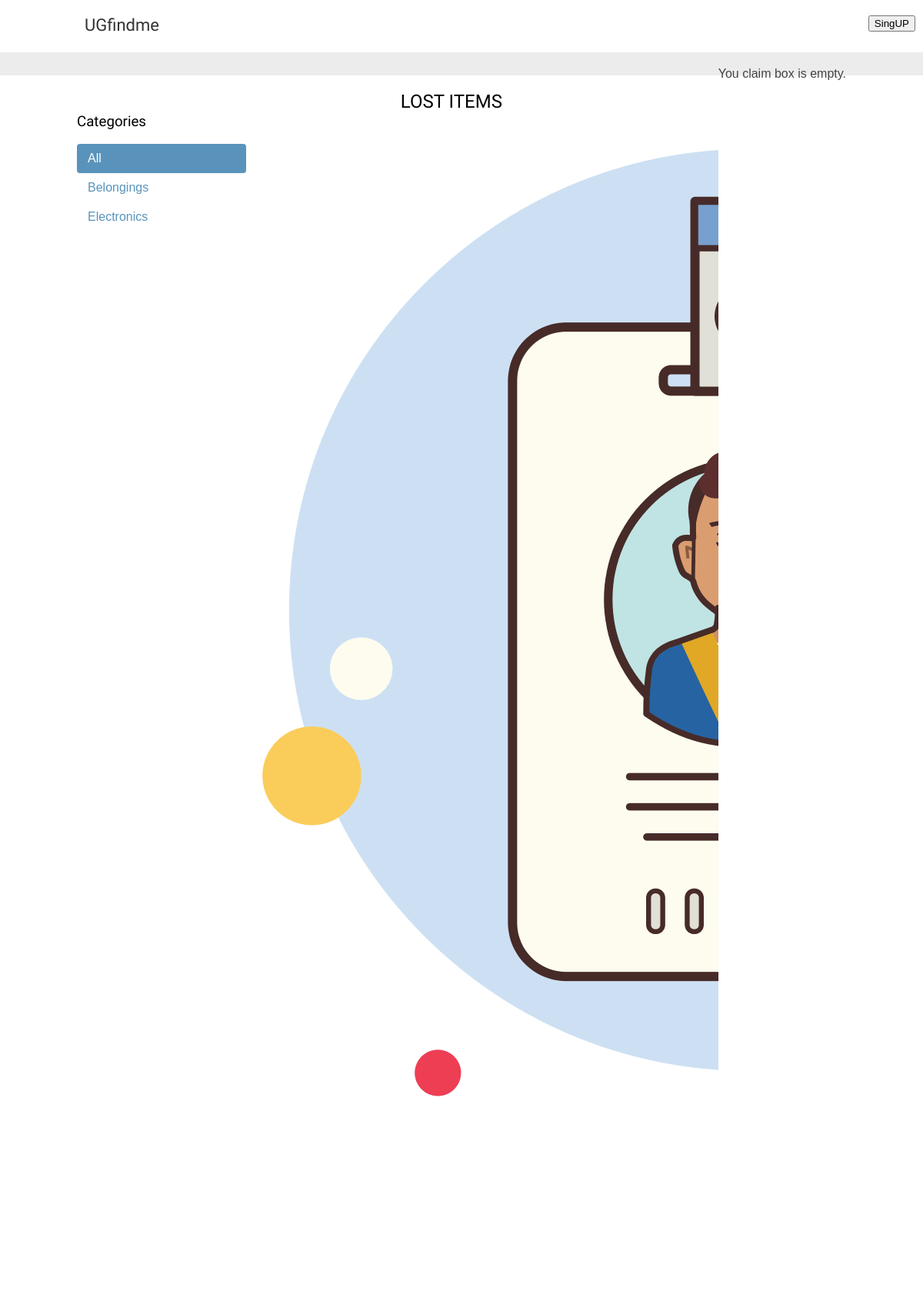
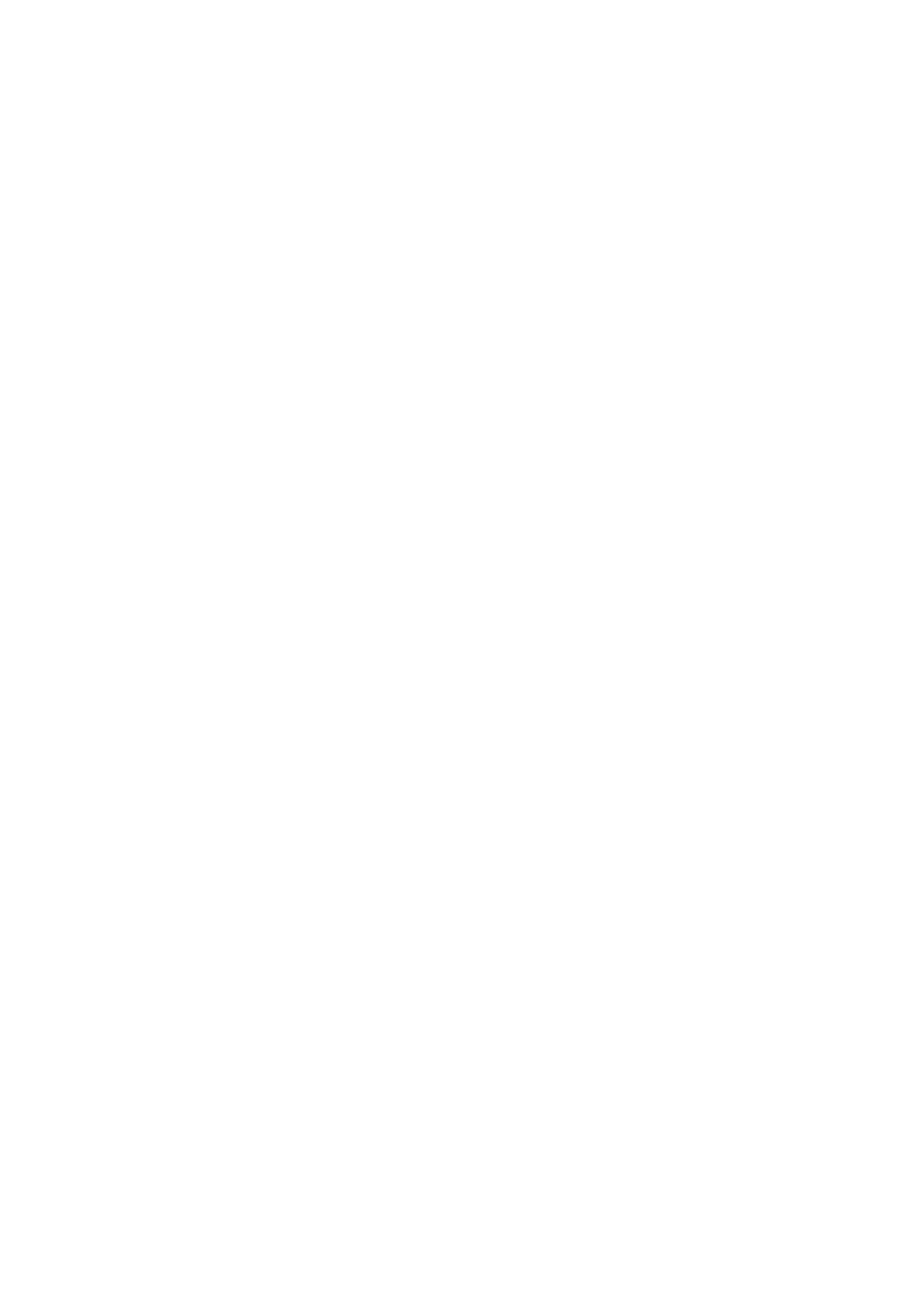
The page / (upper part) on the database its author committed (2 pictures, top to bottom).
### shop/models.py (models this page shows, shortened)
class Category(models.Model):
    name = models.CharField(max_length=200)
    slug = models.SlugField(max_length=200, unique=True)
    class Meta:
        ordering =['name']
        indexes= [
            models.Index(fields=['name']),
        ]
        verbose_name ='category'
        verbose_name_plural ='categories'
    def get_absolute_url(self):
        return reverse(
            'shop:product_list_by_category', args=[self.slug]
        )

class Product(models.Model):
    category = models.ForeignKey(Category, related_name='products',on_delete=models.CASCADE)
    name = models.CharField(max_length=200)
    slug = models.SlugField(max_length=200)
    image = models.ImageField(upload_to='products/%Y/%m/%d', blank=True)
    description = models.TextField(blank=True)
    price = models.DecimalField(max_digits=10,decimal_places=2)
    available = models.BooleanField(default=True)
    created = models.DateTimeField(auto_now_add=True)
    updated = models.DateTimeField(auto_now=True)
    class Meta:
        ordering =['name']
        indexes =[
            models.Index(fields=['id','slug']),
            models.Index(fields=['name']),
            models.Index(fields=['-created'])
        ]
    def get_absolute_url(self):
        return reverse('shop:product_detail', args=[self.id,self.slug])

### shop/views.py (the view)
# urls.py: path('', views.product_list,name='product_list'),
def product_list(request,category_slug=None):
    category = None
    categories =Category.objects.all()
    products =Product.objects.filter(available=True)
    if category_slug:
        category = get_object_or_404(Category,slug=category_slug)
        products =products.filter(category=category)
    return render(
        request,
        'shop/product/list.html',
        {
            'category': category,
            'categories': categories,
            'products':products
        }
    )

### shop/templates/shop/product/list.html (shortened to what this page needs)
{% extends "shop/base.html" %}
{% load static %}
{% block content %}
 <div id="sidebar">
    <h3>Categories</h3>
    <ul>
        <li {%if not category %} class="selected"{% endif %}>
            <a href="{% url "shop:product_list" %}">All</a>
        </li>
        {% for c in categories %}
        <li {% if category.slug == c.slug %}class="selected" {% endif %}>
            <a href="{{c.get_absolute_url }}">{{ c.name }}</a>
        </li>
        {%endfor %}
    </ul>
 </div>
 <div id="main" class="product-list">
        <h2>{% if category %}{{ category.name }}{% else %}LOST ITEMS{% endif %}
            {% for product in products %}</h2>
        <div class="item">
            <a href="{{ product.get_absolute_url }}">
                <img src="{% if product.image %}{{ product.image.url }}{% else %}{% static "img/no_image.png" %} {% endif %}" alt="">
            </a>
            <br>
            {% endfor %}
        </div>
{% endblock %}

### shop/static/css/base.css (style rules this page uses)
body { margin:0; padding:0; font-family:helvetica, sans-serif; }
h1, h2, h3, h4, h5 , h6 { font-family: 'Ubuntu', sans-serif; font-weight:normal; }
a { text-decoration:none; color:#5993bb; }
#sidebar { width:220px; padding:30px 20px 0 0; float:left; }
#sidebar ul { margin:0; padding:0; }
#sidebar ul li { margin:0; list-style:none; padding:10px 14px; }
#sidebar ul li a { display:block; }
#sidebar ul li.selected { background:#5993bb; border-radius:4px; }
#sidebar ul li.selected a { color:#fff; }
#main { width: 100%; }
.item { display: grid; grid-template-columns: 1fr 1fr 1fr; grid-template-rows: 1fr 1fr 1fr; }
h2 { text-align: center; }

### rows shown on the page
Category: name "Belongings"
Category: name "Electronics"
Product: image (picture)
